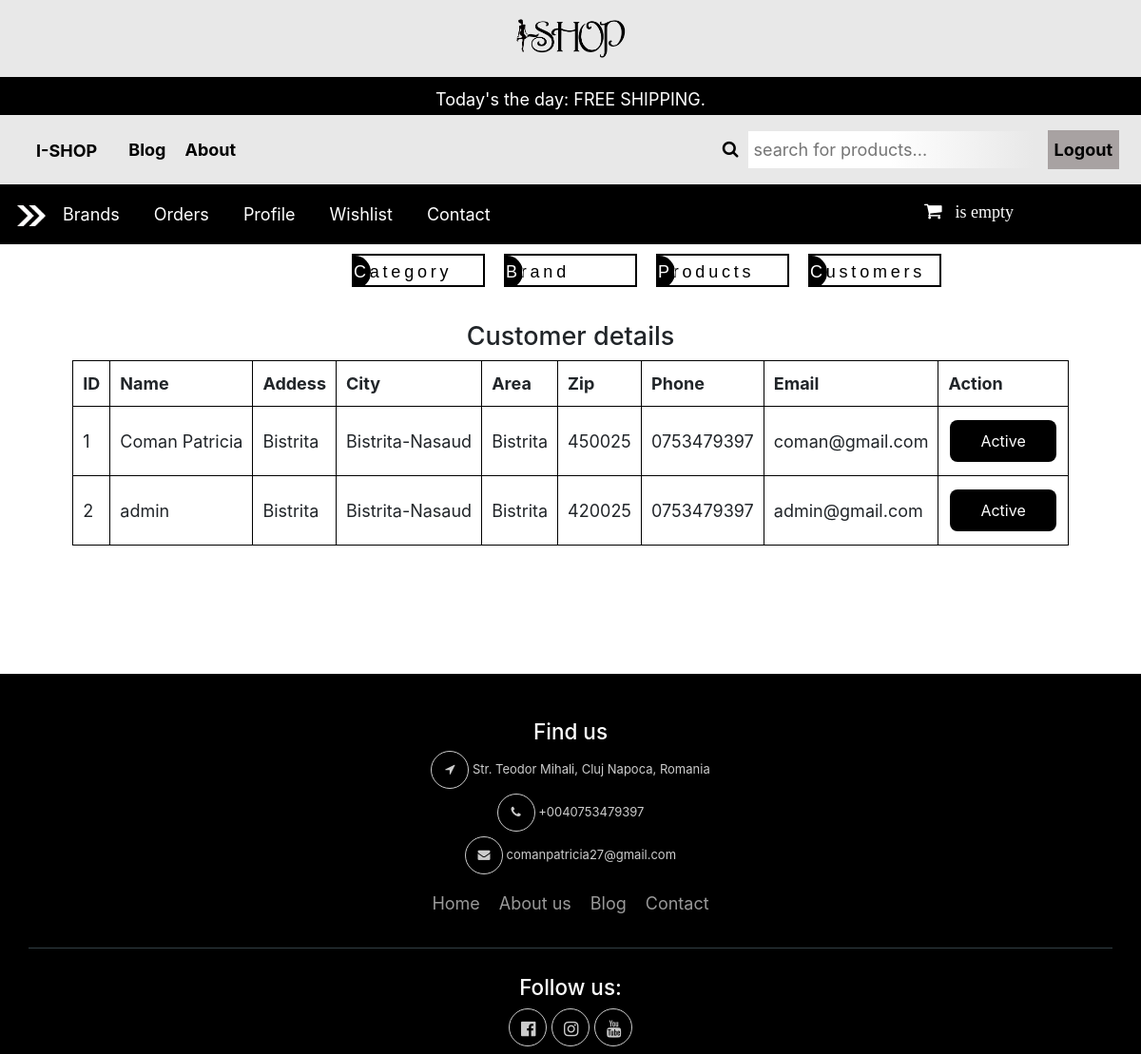
The page /admin_customerinfo.php (signed in) on the database its author committed.
### tables this page shows
CREATE TABLE IF NOT EXISTS `tbl_customer` (
  `c_id` int(11) NOT NULL AUTO_INCREMENT,
  `c_name` varchar(255) NOT NULL,
  `c_address` text NOT NULL,
  `c_city` varchar(30) NOT NULL,
  `c_area` varchar(30) NOT NULL,
  `c_zip` varchar(30) NOT NULL,
  `c_phone` varchar(30) NOT NULL,
  `c_email` varchar(255) NOT NULL,
  `c_pass` varchar(32) NOT NULL,
  `c_status` int(11) NOT NULL DEFAULT '0',
  PRIMARY KEY (`c_id`),
  UNIQUE KEY `c_email` (`c_email`)
);

CREATE TABLE IF NOT EXISTS `tbl_city` (
  `city_id` int(11) NOT NULL AUTO_INCREMENT,
  `city_name` varchar(100) NOT NULL,
  PRIMARY KEY (`city_id`)
);

CREATE TABLE IF NOT EXISTS `tbl_area` (
  `area_id` int(11) NOT NULL AUTO_INCREMENT,
  `area_name` varchar(100) NOT NULL,
  `city` varchar(11) NOT NULL,
  PRIMARY KEY (`area_id`)
);

### lib/Database.php (called while the page is built, shortened)
<?php
Class Database {
    public $host = DB_HOST;
    public $user = DB_USER;
    public $pass = DB_PASS;
    public $dbname = DB_NAME;
    public $link;
    private function connectDB() {
        $this->link = new mysqli($this->host, $this->user, $this->pass, $this->dbname);
    }
    public function select($query) {
        $result = $this->link->query($query) or die($this->link->error . __LINE__);
        if ($result->num_rows>0) {
            return $result;
        } else {
            return false;
        }
    }
}
?>

### classes/Customer.php (called while the page is built, shortened)
<?php
$filepath = realpath(dirname(__FILE__));
include_once ($filepath . '/../lib/Database.php');
?>
<?php
class Customer {
    private $db;
    public function __construct() {
        $this->db = new Database();
    }
    public function getAllCustomers(){
     $query = "SELECT cust.*,c.city_name,a.area_name
               FROM tbl_customer as cust,tbl_city as c,tbl_area as a
               WHERE cust.c_city = c.city_id AND cust.c_area = a.area_id";
        $result = $this->db->select($query);
        return $result;
    }
}

### admin_customerinfo.php (the view, shortened to what this page needs)
<?php include 'inc/header.php';?>
<?php include 'inc/admin_menu.php';?>
<?php
    $filepath = realpath(dirname(__FILE__));
    include_once ($filepath . '/classes/Customer.php');
?>
<?php
    $cmr = new Customer();
?>
<html>
<head>
    <link rel="stylesheet" href="admin_style.css">
</head>
<body><br>
<center>
<div class="grid_10">
    <div class="box round first grid">
        <h4>Customer details</h4>
        <div class="block">
            <table class="data display datatable" id="example">
                <thead>
                    <tr>
                        <th>ID</th>
                        <th>Name</th>
                        <th>Addess</th>
                        <th>City</th>
                        <th>Area</th>
                        <th>Zip</th>
                        <th>Phone</th>
                        <th>Email</th>
                        <th>Action</th>
                    </tr>
                </thead>
                <tbody>
                    <?php
                        $getAllCust = $cmr->getAllCustomers();
                        if($getAllCust){
                                $i=0;
                            while($result = $getAllCust->fetch_assoc()){
                                $i++;
                            ?>
                    <tr class="">
                        <td><?php echo $i;?></td>
                        <td><?php echo $result['c_name'];?></td>
                        <td><?php echo $result['c_address'];?></td>
                        <td><?php echo $result['city_name'];?></td>
                        <td><?php echo $result['area_name'];?></td>
                        <td><?php echo $result['c_zip'];?></td>
                        <td><?php echo $result['c_phone'];?></td>
                        <td><?php echo $result['c_email'];?></td>
                        <?php if($result['c_status']==0){ ?>
                        <td><form action="admin_customerinfo.php" method="post">
                                <input type="hidden" value="<?php echo $result['c_id'] ; ?> " name="cust_active"/>
                                <input class="button" type="submit" class="" value="DeActive"/>
                            </form></td>
                        <?php } else{?>
                        <td><form action="admin_customerinfo.php" method="post">
                                <input class="button" type="submit" class="" value="Active"/>
                            </form></td>
                        <?php } ?>
                    </tr>
                    <?php } }?>
                </tbody>
            </table>
       </div>
    </div>
</div>
<br><br><br>
<?php include 'inc/footer.php' ?>

### admin_style.css (style rules this page uses)
.button { background-color: black; border: none; color: white; padding: 10px 32px; text-align: center; text-decoration: none; display: inline-block; font-size: 16px; margin: 4px 2px; transition-duration: 0.4s; cursor: pointer; border-radius: 8px; }
* { font-size: 18px; }

### inc/header.php (style rules this page uses)
main, body { background: white; }
#main { transition: margin-left .5s; }

### admin_customerinfo.php (style rules this page uses)
table, thead, tbody, td, th, tr { border:1px solid black; padding:10px }

### rows shown on the page
tbl_customer: c_name "Coman Patricia", c_address "Bistrita", tbl_city.city_name "Bistrita-Nasaud", tbl_area.area_name "Bistrita", c_zip "450025", c_phone "0753479397", c_email "coman@gmail.com"
tbl_customer: c_name "admin", c_address "Bistrita", tbl_city.city_name "Bistrita-Nasaud", tbl_area.area_name "Bistrita", c_zip "420025", c_phone "0753479397", c_email "admin@gmail.com"
